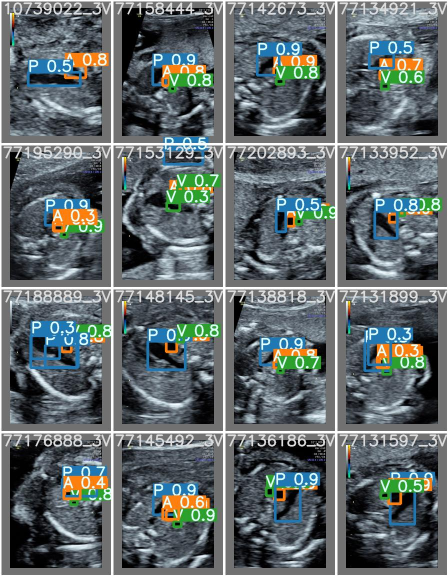
#> input picture yolov5_detection/runs/train/exp/test_batch0_pred.jpg, 896 x 1152 px (shown at 1/2 size)
$ python -i utils1.py   (imports and definitions only)
#> lines starting #> are read from the running program, lines starting #| are printed output that depends on the picture
from PIL import Image
import numpy as np
import cv2
import torchvision.transforms as transforms

def keep_image_size_open(path, size=(256, 256)):

#> called with size = (256, 256)
    img = Image.open(path)
#> img is the input picture: PIL image 896x1152 RGB; mean R, G, B 97.7, 106.7, 108.5
    # resize = transforms.Resize((256, 256))
    temp = max(img.size)
#> temp = 1152
    if path.split('.')[-1] == 'png':
        I = img
        # I.show()
        L = I.convert('L')
        # L.show()
        img = L
        mask = Image.new('L', (temp, temp), 0)
        mask.paste(img, (0, 0))
        mask = mask.resize(size)
    else:
        mask = Image.new('RGB', (temp, temp), (0, 0, 0))
#> mask: PIL image 1152x1152 RGB; every value is 0
        mask.paste(img, (0, 0))
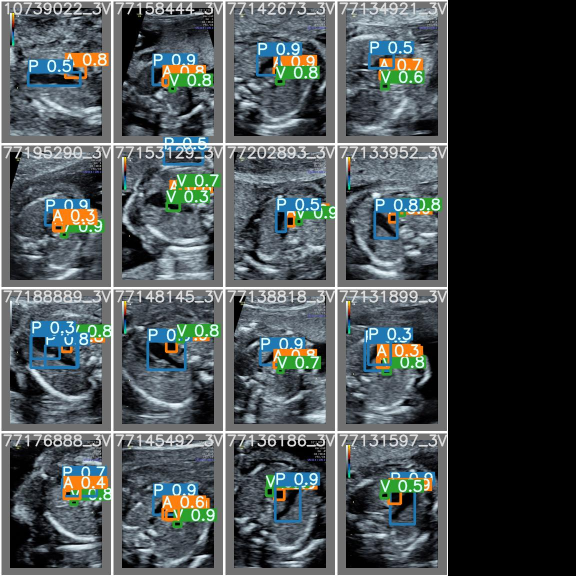
#> mask: PIL image 1152x1152 RGB (shown at 1/2 size); mean R, G, B 76, 83, 84.4
        mask = mask.resize(size)
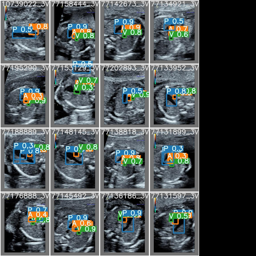
#> mask: PIL image 256x256 RGB; mean R, G, B 76, 83, 84.3

    return mask


# [68 lines left out: functions recover_image_size, recover_image_size_1cls, not called in this run]

>>> result = keep_image_size_open('../yolov5_detection/runs/train/exp/test_batch0_pred.jpg')

$ run again, on yolov5_detection/runs/train/exp/test_batch1_pred.jpg
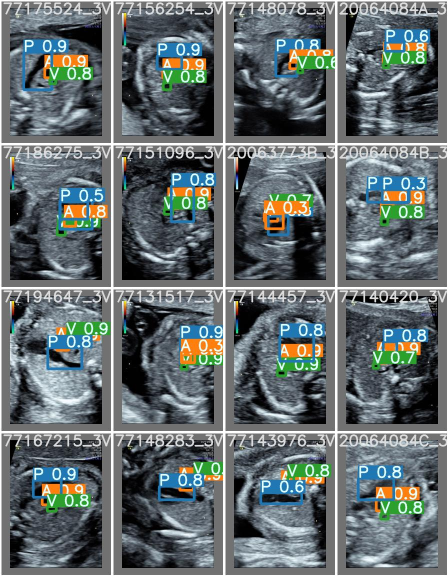
#> input picture yolov5_detection/runs/train/exp/test_batch1_pred.jpg, 896 x 1152 px (shown at 1/2 size)
#> in keep_image_size_open, img is the input picture: PIL image 896x1152 RGB; mean R, G, B 100.5, 109.5, 110.8
#> in keep_image_size_open, `mask.paste(img, (0, 0))`:
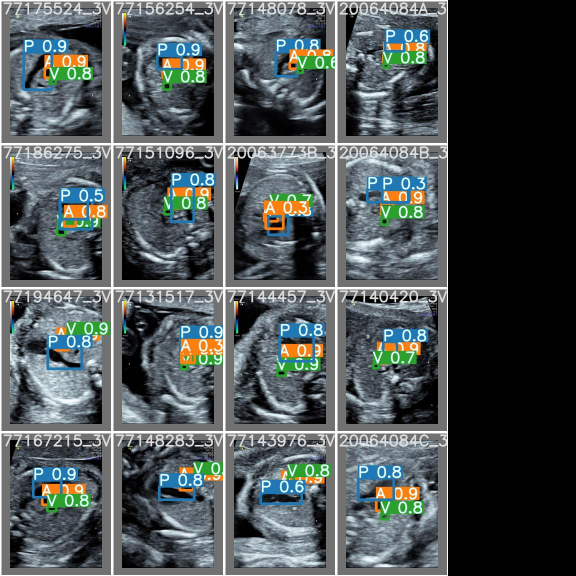
#> mask: PIL image 1152x1152 RGB (shown at 1/2 size); mean R, G, B 78.2, 85.2, 86.2
#> in keep_image_size_open, `mask = mask.resize(size)`:
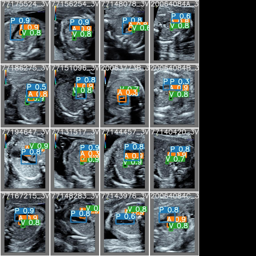
#> mask: PIL image 256x256 RGB; mean R, G, B 78.1, 85.1, 86.2

$ run again, on yolov5_detection/runs/train/exp/train_batch0.jpg
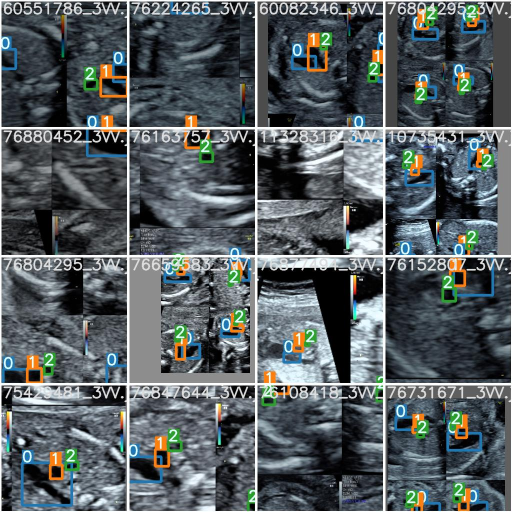
#> input picture yolov5_detection/runs/train/exp/train_batch0.jpg, 1024 x 1024 px (shown at 1/2 size)
#> in keep_image_size_open, img is the input picture: PIL image 1024x1024 RGB; mean R, G, B 86.2, 93.9, 97.1
#> in keep_image_size_open, `mask = mask.resize(size)`:
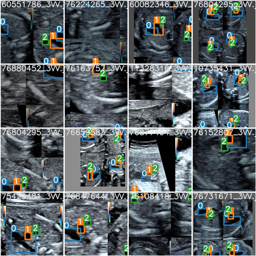
#> mask: PIL image 256x256 RGB; mean R, G, B 86.1, 93.8, 97

$ run again, on yolov5_detection/runs/train/exp/train_batch1.jpg
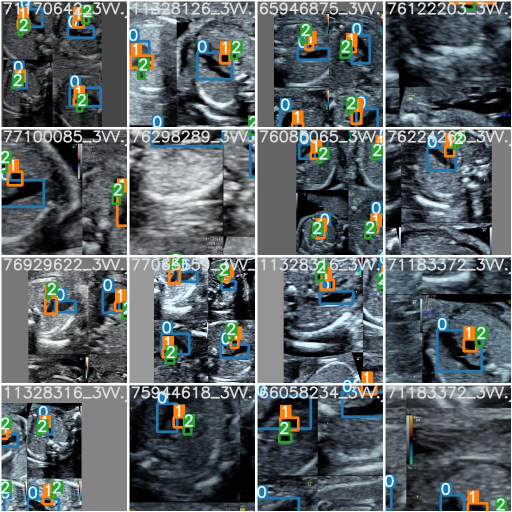
#> input picture yolov5_detection/runs/train/exp/train_batch1.jpg, 1024 x 1024 px (shown at 1/2 size)
#> in keep_image_size_open, img is the input picture: PIL image 1024x1024 RGB; mean R, G, B 91.5, 99.7, 102.7
#> in keep_image_size_open, `mask = mask.resize(size)`:
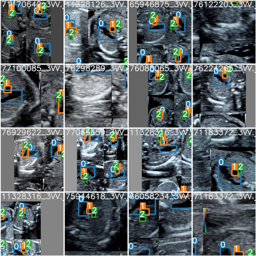
#> mask: PIL image 256x256 RGB; mean R, G, B 91.4, 99.6, 102.5
